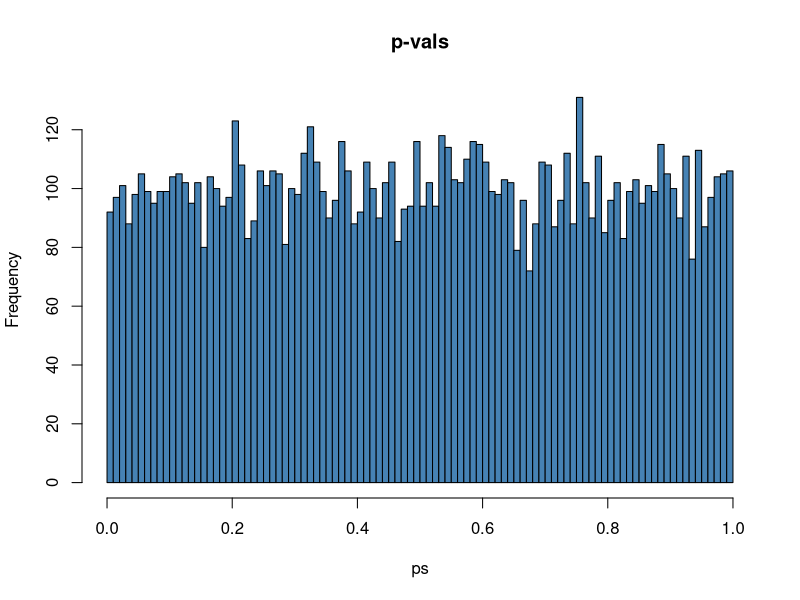

Write R code to recreate this figure.
## ---- chunk 1
knitr::opts_chunk$set(echo = TRUE)
knitr::opts_chunk$set(
  fig.path = "figs/fdr"
)
## ---- chunk 2
a <- rnorm(10)
b <- rnorm(10)

## my t-test
myttest <- t.test(a,b)
myttest$p.value

## ---- chunk 3
## 10000 tests (measuring 10000 metabolites)

ps <- rep(0,10000)
for(i in 1:10000){
  a <- rnorm(10)
  b <- rnorm(10)
  ## my t-test
  myttest <- t.test(a,b)
  ps[i] <- myttest$p.value

}

ps[1:30]
## ---- chunk 4
hist(ps, col = "steelblue", main = "p-vals", breaks = 100)
